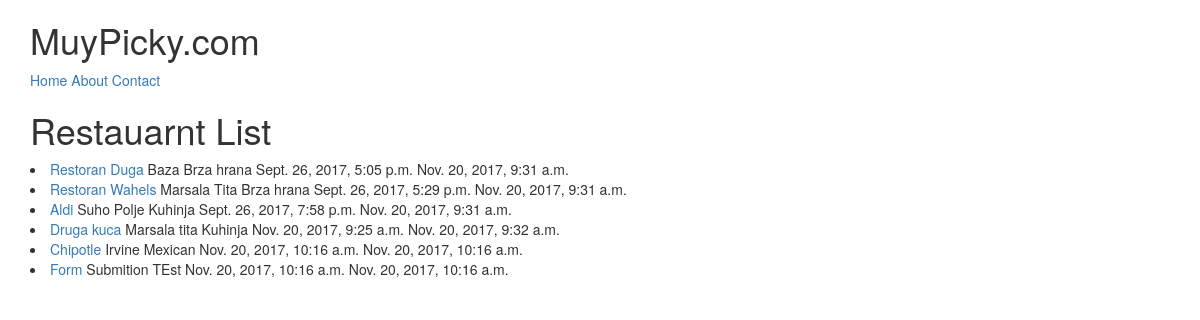
The page /restaurants/ on the database as committed earlier.
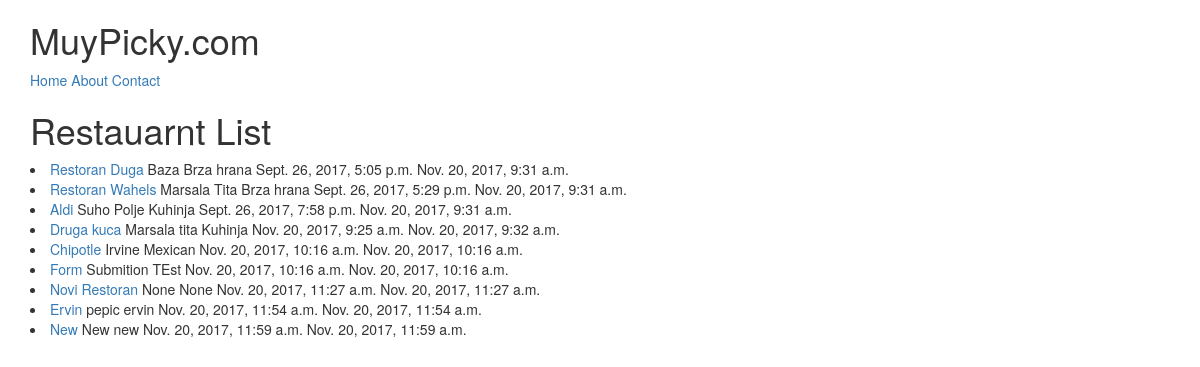
The same page on the database as committed later.
### restaurants/models.py (models this page shows, shortened)
class RestaurantLocation(models.Model):
	name 			= models.CharField(max_length=120)
	location 		= models.CharField(max_length=120, null=True, blank=True)
	category 		= models.CharField(max_length=120, null=True, blank=True)
	timestamp 		= models.DateTimeField(auto_now_add=True)
	updated 		= models.DateTimeField(auto_now=True)
	slug 			= models.SlugField(null=True, blank=True)
	@property
	def title(self):
		return self.name #obj.title

### restaurants/views.py (the view)
# urls.py: url(r'^restaurants/$', RestaurantListView.as_view()),
class RestaurantListView(ListView):
	def get_queryset(self):
		slug = self.kwargs.get("slug")
		if slug:
			queryset = RestaurantLocation.objects.filter(
				Q(category__iexact=slug) |
				Q(category__icontains=slug)
				)
		else:
			queryset = RestaurantLocation.objects.all()
		return queryset

### restaurants/templates/restaurants/restaurantlocation_list.html (shortened to what this page needs)
{% extends "base.html" %}
{% block content %}
<h1>Restauarnt List</h1>
{% for obj in object_list %}
 <li><a href='/restaurants/{{ obj.slug }}/'>{{ obj.title }}</a> {{ obj.location }} {{ obj.category }} {{ obj.timestamp }} {{ obj.updated }}</li>
{% endfor %}
{% endblock %}

### templates/base.html (shortened to what this page needs)
<!DOCTYPE html>
<html lang=en>
<head>
	{% include 'snippets/css.html' %}
</head>
<body>
	{% include 'snippets/nav.html' %}
<div class="container">
	{% block content %}{% endblock content %}
</div>
</body>
</html>

### templates/snippets/nav.html
<div class="container">
	<h1>MuyPicky.com</h1>
	<a href='/'>Home</a>
	<a href='/about/'>About</a>
	<a href='/contact/'>Contact</a>
</div>

Rows that differ between the two databases and show on the page:
added RestaurantLocation: title "Novi Restoran", location "None", category "None", timestamp "Nov. 20, 2017, 11:27 a.m.", updated "Nov. 20, 2017, 11:27 a.m."
added RestaurantLocation: title "Ervin", location "pepic", category "ervin", timestamp "Nov. 20, 2017, 11:54 a.m.", updated "Nov. 20, 2017, 11:54 a.m."
added RestaurantLocation: title "New", location "New", category "new", timestamp "Nov. 20, 2017, 11:59 a.m.", updated "Nov. 20, 2017, 11:59 a.m."
